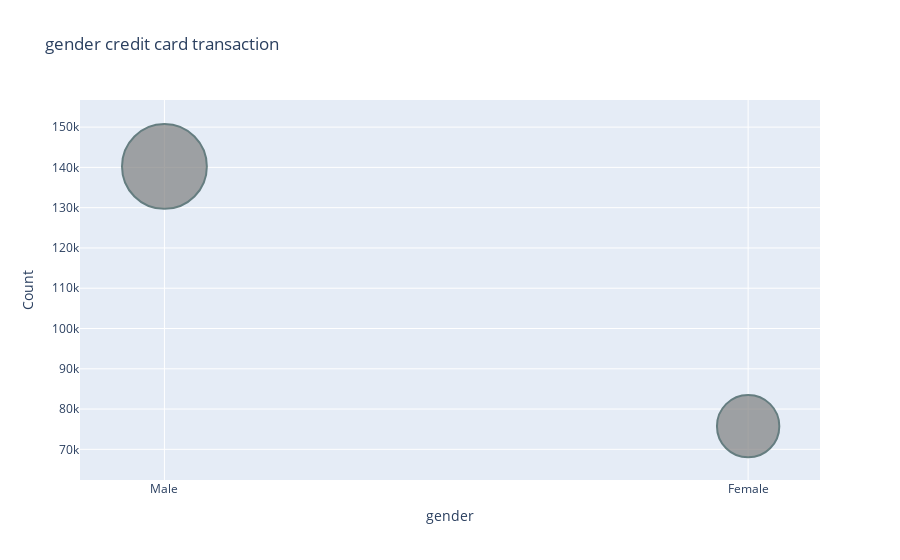

Notebook code for this chart:
### Code cell
# Create a bubble chart using Plotly Express
fig = px.scatter(kk, x=kk['gender'], y=kk['count'], size=kk['count'], size_max=60,
                 labels={'count': 'Count'}, title='gender credit card transaction')

fig.update_traces(marker=dict(color='grey', line=dict(width=2, color='DarkSlateGrey')), selector=dict(mode='markers'))

fig.show()

### Figure 1 — Plotly figure (JSON) as saved in the notebook; plotly's stock layout.template omitted (floating-point values rounded to 4 significant figures)
{"data": [{"hovertemplate": "gender=%{x}<br>Count=%{marker.size}<extra></extra>", "legendgroup": "", "marker": {"color": "grey", "line": {"color": "DarkSlateGrey", "width": 2}, "size": [140238, 75762], "sizemode": "area", "sizeref": 38.95, "symbol": "circle"}, "mode": "markers", "name": "", "orientation": "v", "showlegend": false, "type": "scatter", "x": ["Male", "Female"], "xaxis": "x", "y": [140238, 75762], "yaxis": "y"}], "layout": {"legend": {"itemsizing": "constant", "tracegroupgap": 0}, "title": {"text": "gender credit card transaction"}, "xaxis": {"anchor": "y", "domain": [0, 1], "title": {"text": "gender"}}, "yaxis": {"anchor": "x", "domain": [0, 1], "title": {"text": "Count"}}}}
